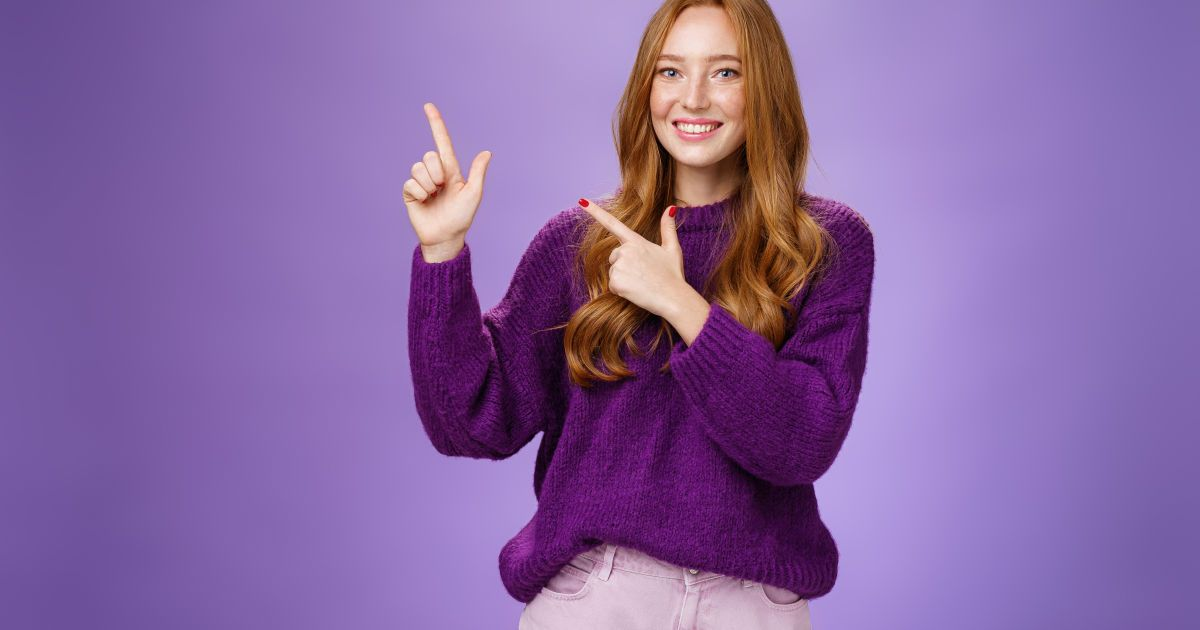
#> input picture pythonProject7/woman69.jpeg, 1200 x 630 px
$ python dz8.py
#> lines starting #> are read from the running program, lines starting #| are printed output that depends on the picture; after the words box and inside, x2 and y2 are one past the last pixel; in counts of white or black regions, pixels touching at a corner belong together
import cv2
face_cascade = cv2.CascadeClassifier(
    cv2.data.haarcascades + "haarcascade_frontalface_default.xml")
image = cv2.imread("woman69.jpeg")
#> image is the input picture: shape (630, 1200, 3); mean B, G, R 161.6, 102.4, 136
mask = cv2.imread("mask.jpg")
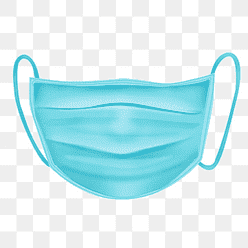
#> input picture pythonProject7/mask.jpg, 248 x 248 px
#> mask is the input picture: shape (248, 248, 3); mean B, G, R 240.2, 236.1, 205.5
gray = cv2.cvtColor(image, cv2.COLOR_BGR2GRAY)
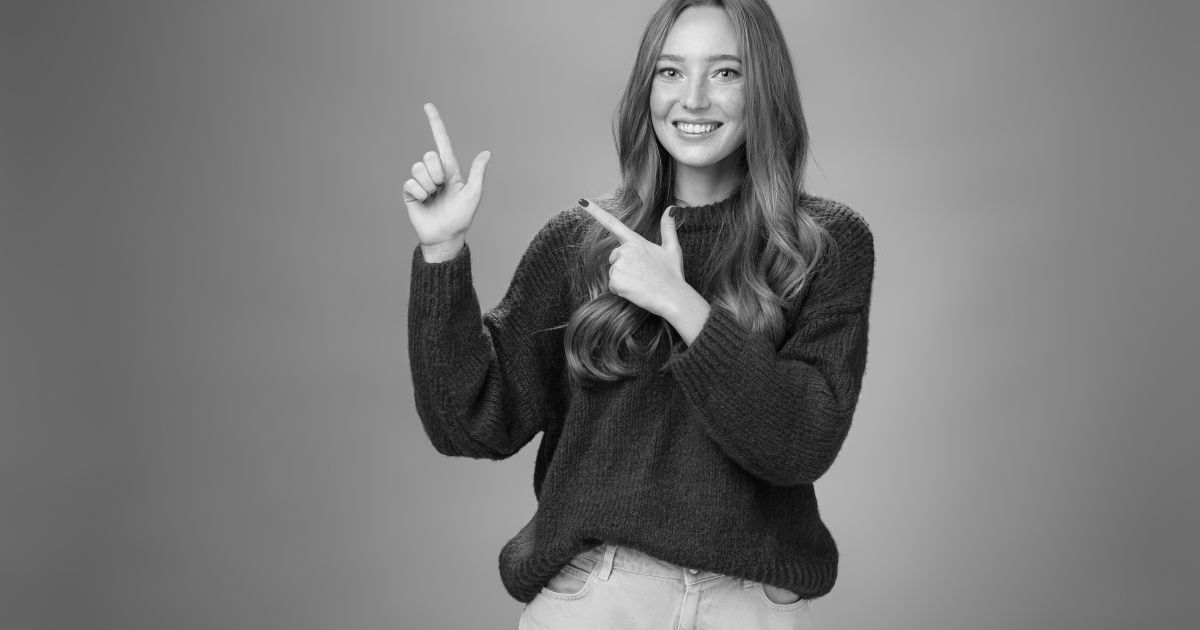
#> gray: shape (630, 1200); min 0, max 245, mean 119.2
faces = face_cascade.detectMultiScale(
    gray, scaleFactor=1.1, minNeighbors=5, minSize=(30, 30))
#> faces = [[632, 22, 129, 129]]
for x, y, w, h in faces:
    resized_mask = cv2.resize(mask, (w, h))
    for i in range(h):
        for j in range(w):
            if not (
                resized_mask[i, j][0] > 240
                and resized_mask[i, j][1] > 240
                and resized_mask[i, j][2] > 240):
                image[y + i, x + j] = resized_mask[i, j]
#> this loop made 1 pass
#> pass 1, `resized_mask = cv2.resize(mask, (w, h))`:
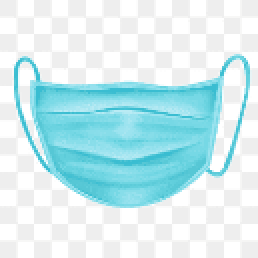
#> resized_mask: shape (129, 129, 3) (shown 2 times larger); mean B, G, R 240.2, 236, 205.4
#> after the loop:
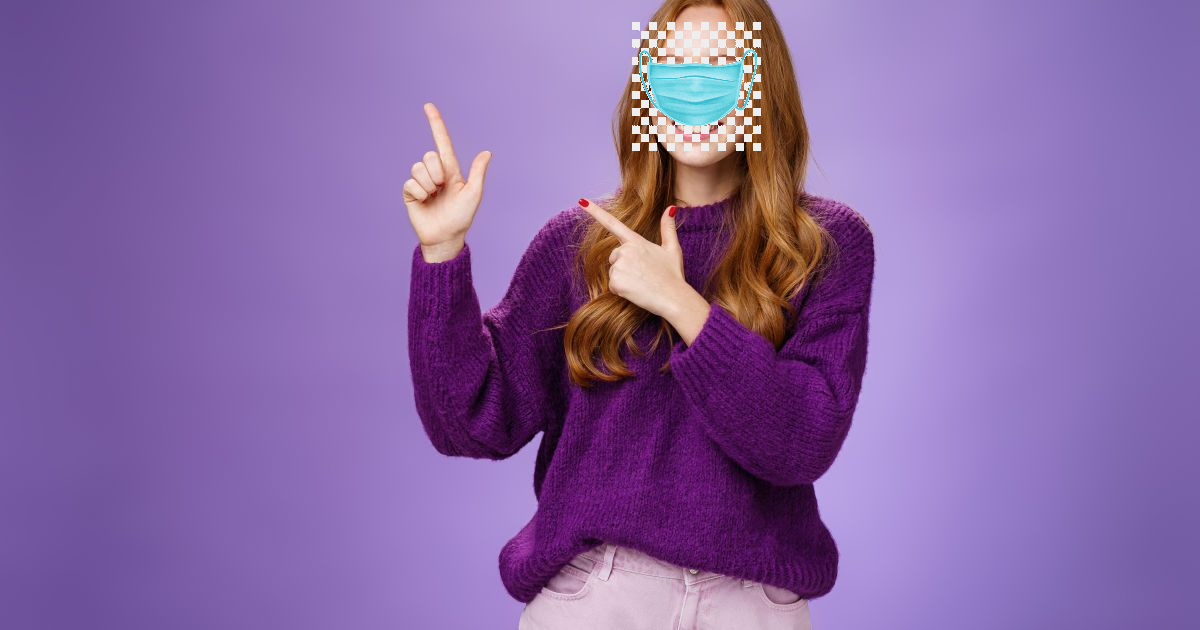
#> image: shape (630, 1200, 3); 1.37% of pixels changed, all inside (x1, y1, x2, y2) = (632, 22, 761, 151)
cv2.imwrite("result.jpg", image)
cv2.imshow("Result", image)
cv2.waitKey(0)
cv2.destroyAllWindows()
